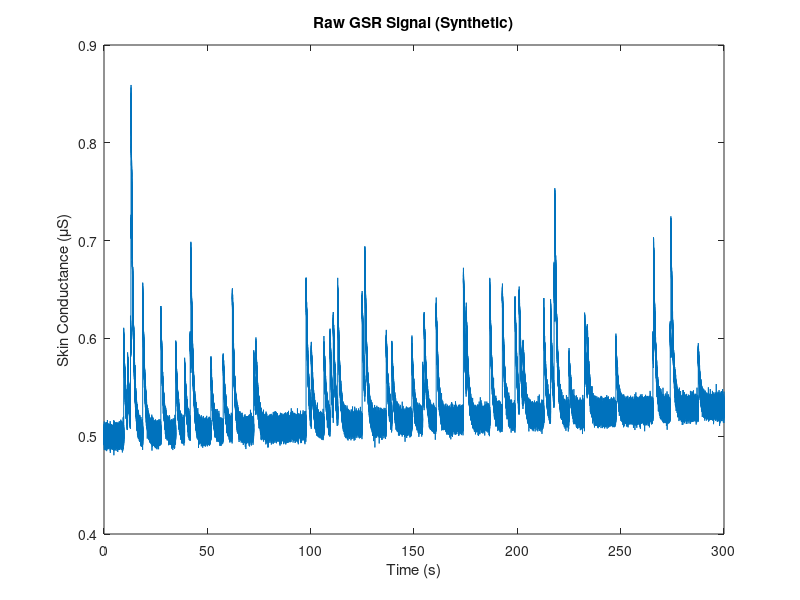
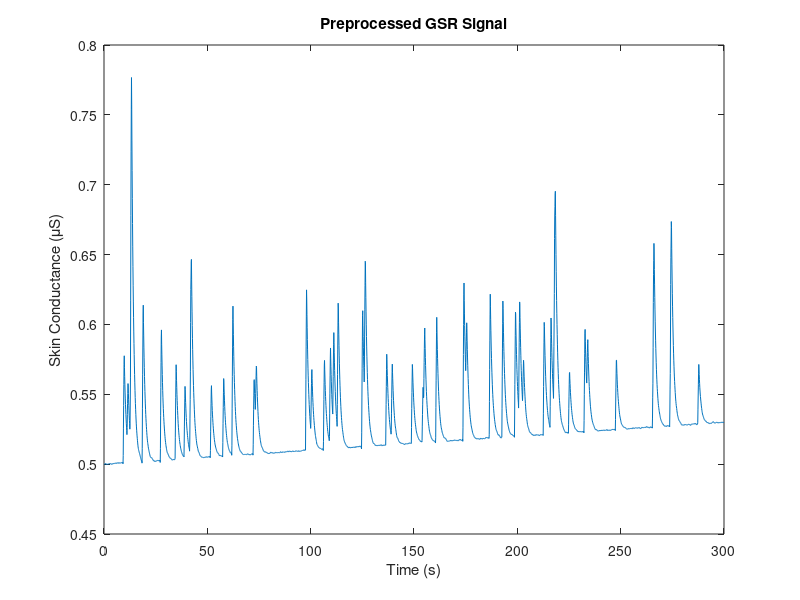

Reproduce these figures in MATLAB, in order. (Note: this script raises an error after producing the figures.)
%% GSR Signal Preprocessing and Continuous Decomposition Analysis
% This script performs preprocessing on raw GSR data and applies
% Continuous Decomposition Analysis using non-negative deconvolution
% directly on the preprocessed signal.

clear; close all; clc;

%% Section 1: Generating A Raw GSR Signal

fs_raw = 1000;
duration = 300;
t_raw = 0:1/fs_raw:duration;

tonic_trend = 0.5 + 0.0001 * t_raw;

% Generate phasic components
% Simulate SCRs as exponentially decaying peaks at random intervals
num_scrs = 50;
scr_times = sort(rand(1, num_scrs) * duration);
scr_amplitudes = 0.05 + 0.1 * rand(1, num_scrs);
scr_tau = 1;

phasic_signal = zeros(size(t_raw));

for i = 1:num_scrs
    idx = find(t_raw >= scr_times(i), 1);
    scr_length = ceil(5 * fs_raw);
    scr_time_vector = (0:scr_length - 1) / fs_raw;
    scr_waveform = scr_amplitudes(i) * exp(-scr_time_vector / scr_tau);
    end_idx = min(idx + scr_length - 1, length(phasic_signal));
    phasic_signal(idx:end_idx) = phasic_signal(idx:end_idx) + scr_waveform(1:(end_idx - idx +1));
end

raw_gsr_signal = tonic_trend + phasic_signal;

noise_level = 0.005;
raw_gsr_signal = raw_gsr_signal + noise_level * randn(size(raw_gsr_signal));

% Plot the raw GSR signal
figure;
plot(t_raw, raw_gsr_signal);
title('Raw GSR Signal (Synthetic)');
xlabel('Time (s)');
ylabel('Skin Conductance (\muS)');

%% Section 2: Preprocessing Steps

cutoff_freq = 5;
filter_order = 4;

Wn = cutoff_freq / (fs_raw / 2);

[b, a] = butter(filter_order, Wn, 'low');

filtered_signal = filtfilt(b, a, raw_gsr_signal);

fs_new = 10;
downsample_factor = fs_raw / fs_new;

if mod(downsample_factor, 1) ~= 0
    error('The downsampling factor must be an integer. Adjust fs_new accordingly.');
end

downsampled_signal = downsample(filtered_signal, downsample_factor);
t_downsampled = downsample(t_raw, downsample_factor);

window_size = 5;
smoothed_signal = movmean(downsampled_signal, window_size);

% Plot the preprocessed GSR signal
figure;
plot(t_downsampled, smoothed_signal);
title('Preprocessed GSR Signal');
xlabel('Time (s)');
ylabel('Skin Conductance (\muS)');

%% Section 3: Continuous Decomposition Analysis

t = t_downsampled;
tau1 = 0.75;
tau2 = 2;

irf_duration = 10;
irf_time = 0:1/fs_new:irf_duration;
irf = ( (1 / (tau1 - tau2)) * (exp(-irf_time / tau1) - exp(-irf_time / tau2)) );
irf = irf / max(irf);

signal_for_deconvolution = smoothed_signal;

N = length(signal_for_deconvolution);
M = length(irf);
K_full = convmtx(irf', N);
K = K_full(1:N, :);

lambda = 0.1;

% Set up NNLS problem
options = optimoptions('lsqlin', 'Algorithm', 'interior-point', 'Display', 'off');

driver_estimate = lsqlin(K, signal_for_deconvolution', [], [], [], [], zeros(N,1), [], [], options);

% Convolve the estimated driver with the IRF to get the phasic component
phasic_component_full = conv(driver_estimate, irf);
phasic_component = phasic_component_full(1:N);

tonic_component = smoothed_signal - phasic_component';

% Plot the estimated driver function
figure;
plot(t, driver_estimate);
title('Estimated Driver Function (Non-negative Deconvolution)');
xlabel('Time (s)');
ylabel('Amplitude');

% Plot the phasic and tonic components
figure;
subplot(3,1,1);
plot(t, smoothed_signal);
title('Preprocessed GSR Signal');
xlabel('Time (s)');
ylabel('Skin Conductance (\muS)');

subplot(3,1,2);
plot(t, tonic_component, 'r');
title('Tonic Component');
xlabel('Time (s)');
ylabel('Skin Conductance (\muS)');

subplot(3,1,3);
plot(t, phasic_component, 'g');
title('Phasic Component');
xlabel('Time (s)');
ylabel('Skin Conductance (\muS)');

% Significant driver events
threshold = mean(driver_estimate) + std(driver_estimate);
[driver_peaks, locs] = findpeaks(driver_estimate, 'MinPeakHeight', threshold);

% Plot the driver function with detected peaks
figure;
plot(t, driver_estimate);
hold on;
plot(t(locs), driver_estimate(locs), 'rv', 'MarkerFaceColor', 'r');
title('Estimated Driver Function with Detected Peaks');
xlabel('Time (s)');
ylabel('Amplitude');
legend('Driver Function', 'Peaks');
hold off;